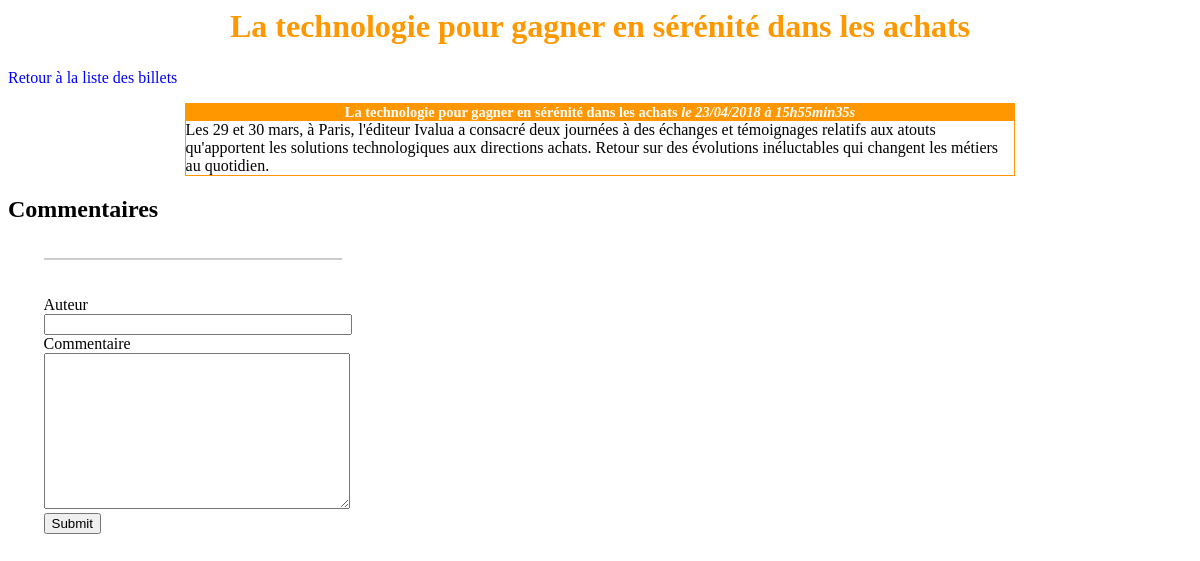
Screenshot of /index.php?action=Viewpost&id=7 with the database file from the repository.
### tables this page shows
CREATE TABLE IF NOT EXISTS `posts` (
  `id` int(11) NOT NULL AUTO_INCREMENT,
  `title` varchar(255) NOT NULL,
  `content` text NOT NULL,
  `creation_date` datetime NOT NULL,
  PRIMARY KEY (`id`)
);

### controller/frontend.php (called while the page is built, shortened)
<?php
require_once('model\PostManager.php');
function post()
{
    $postManager = new \TP_MVC\Blog\Model\PostManager();
    $post = $postManager->getPost($_GET['id']);
    require ('\view\frontend\postView.php');
}

### model/postManager.php (called while the page is built, shortened)
<?php
class PostManager extends Manager
{
    public function getPost($postId)
    {
        $db = $this->dbConnect();
        $req = $db->prepare('SELECT id, title, content, DATE_FORMAT(creation_date, \'%d/%m/%Y à %Hh%imin%ss\') AS creation_date_fr FROM posts WHERE id = ?');
        $req->execute(array($postId));
        $post = $req->fetch();
        return $post;
    }
}

### view/frontend/postView.php (the view, shortened to what this page needs)
<h1><?php echo htmlspecialchars($post['title']); ?></h1>
<p><a href="index.php">Retour à la liste des billets</a></p>
<div class="news">
    <h3>
        <?= htmlspecialchars($post['title']) ?>
        <em>le <?= $post['creation_date_fr'] ?></em>
    </h3>
    <p>
        <?= nl2br(htmlspecialchars($post['content'])) ?>
    </p>
</div>
<h2>Commentaires</h2>
<div class="comments">
</div>
<div class="form">
    <form action="index.php?action=addComment&amp;id=<?= $post['id'] ?>" method="post">
        <div>
            <label for="author">Auteur</label><br />
            <input type="text" id="author" name="author" />
        </div>
        <div>
            <label for="comment">Commentaire</label><br />
            <textarea id="comment" name="comment"></textarea>
        </div>
        <div>
            <input type="submit" />
        </div>
    </form>
</div>
<?php require'template.php'; ?>

### public/css/style.css (style rules this page uses)
h1, h3 { text-align:center; margin: 0 0 0 0; }
h1 { color: #ff9800; margin-bottom: 2%; }
h3 { background-color:#ff9800; color:white; font-size:0.9em; margin-bottom:0px; }
.news p { background-color:#FFF; margin: auto; }
.news { width:70%; margin: auto; margin-bottom: 1%; border: 1px solid #ff9800; }
a { text-decoration: none; color: blue; }
input#author { width: 300px; }
textarea#comment { width: 300px; height: 150px; }
.comments { border: 1px solid #ccc; width: 25%; margin-top: 3%; margin-left: 3%; }
.form { margin-left: 3%; margin-top: 3%; }

### rows the page displays
posts: title "La technologie pour gagner en sérénité dans les achats", content "Les 29 et 30 mars, à Paris, l'éditeur Ivalua a consacré deux journées à des échanges et témoignages relatifs aux atouts qu'apportent les solutions technologiques aux directions achats. Retour sur des évolutions inéluctables qui changent les métiers au quotidien."

### other values shown
$post['creation_date_fr'] "23/04/2018 à 15h55min35s"
